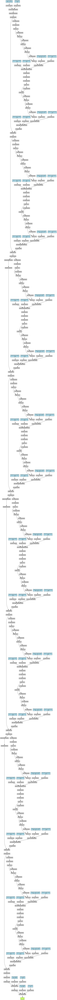
#> input picture JupyterNotebooks/model_graph.png, 57 x 1000 px, shrunk from 711 x 12399 before the run, given as the content of the folder /Users/karan/MTData/Synthetic/Control, which was not available
$ jupyter execute --allow-errors 'Data Exploration.ipynb'   (text cells are left out)
#> lines starting #> are read from the running program, lines starting #| are printed output that depends on the picture; pictures that were not available may be replaced by others from this repository, and a replacement may not be noted
[cell 1]
import os

def get_unique_filetypes(directory):
#> called with directory = './'
    filetypes = set()

    # Walk through the directory
    for root, _, files in os.walk(directory):
        for file in files:
            # Get the file extension and add it to the set
            _, extension = os.path.splitext(file)
            filetypes.add(extension.lower())

    return filetypes

# Example usage
directory_path = './'
unique_filetypes = get_unique_filetypes(directory_path)

print("Unique file types:")
for filetype in unique_filetypes:
    print(filetype if filetype else "No extension")

[cell 2]
import os
import numpy as np
from PIL import Image
import tifffile as tiff

def get_image_dimensions(directory):
    dimensions = set()

    # Walk through the directory
    for root, _, files in os.walk(directory):
        for file in files:
            if file.lower().endswith('.png'):
                file_path = os.path.join(root, file)
                try:
                    with Image.open(file_path) as img:
                        array = np.array(img)
                        dimensions.add(array.shape)

                except Exception as e:
                    print(f"Could not process file {file_path}: {e}")

            elif file.lower().endswith(('.tif', '.tiff')):
                file_path = os.path.join(root, file)
                try:
                    with tiff.TiffFile(file_path) as img:
                        array = img.asarray()
                        dimensions.add(array.shape)

                except Exception as e:
                    print(f"Could not process file {file_path}: {e}")

    return dimensions

# Example usage
directory_path = './'
unique_dimensions = get_image_dimensions(directory_path)

print("Unique image dimensions:")
for dim in unique_dimensions:
    print(dim)

print("\n2D image dimensions:")
for dim in unique_dimensions:
    print(tuple(filter(lambda x: x >= 30, dim)))

[cell 3]
from typing import Callable

from pathlib import Path
import os

import matplotlib.pyplot as plt

import numpy as np

from PIL import Image
import imageio.v3 as iio
import tifffile

[cell 4]
# [17 lines of commented-out code are left out]

[cell 5]
def load_image_to_np(image_path : Path) -> np.ndarray:
    # Get the file extension
    _, ext = os.path.splitext(image_path)

    # Load image based on file extension
    if ext.lower() in ['.png', '.tif']:
        image_data = iio.imread(image_path)
#> image_data is the input picture: shape (1000, 57, 4); mean R, G, B, A 246, 246.9, 247.2, 254.9
    elif ext.lower() == '.lsm':
        image_data = tifffile.imread(image_path)
    else:
        raise ValueError("Unsupported file format: {}".format(ext))

    return np.array(image_data)

[cell 6]
def get_average_intensity(image_file_path : Path) -> float:
    image_array = load_image_to_np(image_file_path)

    average_intensity = image_array.mean()
#> average_intensity = 248.8

    return average_intensity

def get_max_intensity(image_file_path : Path) -> float:
    image_array = load_image_to_np(image_file_path)

    max_intensity = image_array.max()

    return max_intensity

def get_intensities_of_dir(data_dir : Path, aggregation : Callable) -> np.ndarray:
    file_names = os.listdir(data_dir)

    intensities = np.empty(len(file_names))

    for i, file_name in enumerate(file_names):
        image_file_path = data_dir / file_name
        intensities[i] = get_average_intensity(image_file_path)

    return intensities

base_dir = Path("/Users/karan/MTData/Synthetic")
control_dir = base_dir / 'Control/'
depoly_dir = base_dir / 'Depoly'

print(f"Control has {len(os.listdir(control_dir))} images")
print(f"Depoly has {len(os.listdir(depoly_dir))} images")

average_control_intensities = get_intensities_of_dir(control_dir, get_average_intensity)
average_depoly_intensities = get_intensities_of_dir(depoly_dir, get_average_intensity)

# Plot histograms
plt.hist(average_control_intensities, alpha=0.5, color='blue', label='Control')
plt.hist(average_depoly_intensities, alpha=0.5, color='red', label='Depolymerised')

# Add labels and legend
plt.xlabel('Average Intensity')
plt.ylabel('Frequency')
plt.title('Average Intensities of Images')
plt.legend()

# Show plot
plt.show()
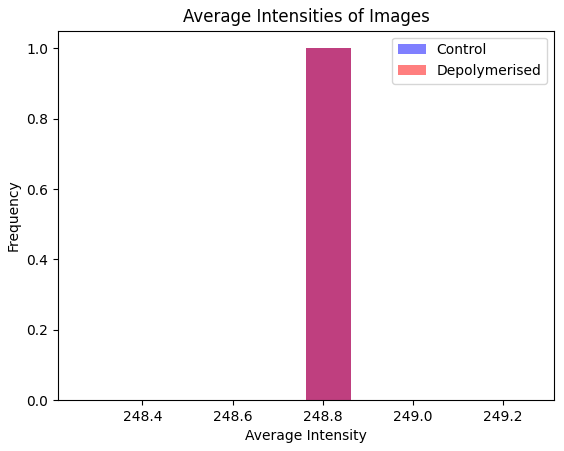
#> figure drawn by matplotlib, 1 panel; tallest bar 1 high, from x = 248.8 to 248.9; tallest bar 1 high, from x = 248.8 to 248.9

max_control_intensities = get_intensities_of_dir(control_dir, get_max_intensity)
max_depoly_intensities = get_intensities_of_dir(depoly_dir, get_max_intensity)

# Plot histograms
plt.hist(max_control_intensities, alpha=0.5, color='blue', label='Control')
plt.hist(max_depoly_intensities, alpha=0.5, color='red', label='Depolymerised')

# Add labels and legend
plt.xlabel('Max Intensity')
plt.ylabel('Frequency')
plt.title('Max Intensities of Images')
plt.legend()

# Show plot
plt.show()
#> figure, not shown here; tallest bar 1 high, from x = 248.8 to 248.9; tallest bar 1 high, from x = 248.8 to 248.9

[cell 7]
image_file_path = Path("/Users/karan/MTData/Oryzalin/2020_07_17/plant 3 root hairs with 20  OZ.lsm")

#> (the rest of this cell did not finish here and is left out)

[cell 8]
import numpy as np
import matplotlib.pyplot as plt

import cv2

import tifffile as tiff

[cell 9]
# Path to your .tif file
tif_file_path = '/Users/karan/MTData/test.tif'
#> tif_file_path = '/Users/karan/MTData/test.tif'

# Load the .tif file
#> (the rest of this cell did not finish here and is left out)


$ run again, on original_hard_truth.png
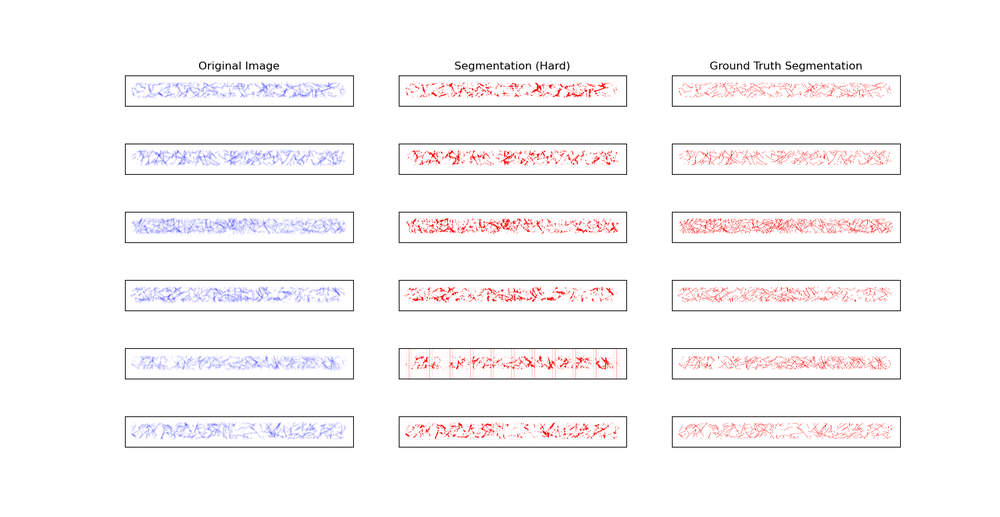
#> input picture original_hard_truth.png, 1000 x 517 px, shrunk from 1512 x 781 before the run, given as the content of the folder /Users/karan/MTData/Synthetic/Control, which was not available
#> in load_image_to_np, image_data is the input picture: shape (517, 1000, 4); mean R, G, B, A 249.6, 246.7, 247.8, 255
#> average_intensity = 249.8
#> `plt.show()`:
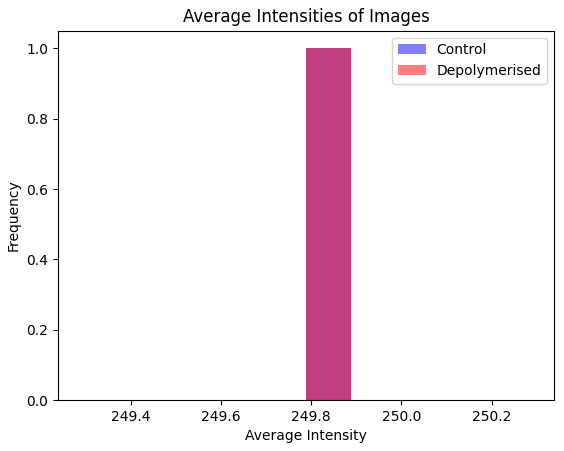
#> figure drawn by matplotlib, 1 panel; tallest bar 1 high, from x = 249.8 to 249.9; tallest bar 1 high, from x = 249.8 to 249.9
#> tif_file_path = '/Users/karan/MTData/test.tif'

$ run again, on unet_model.png
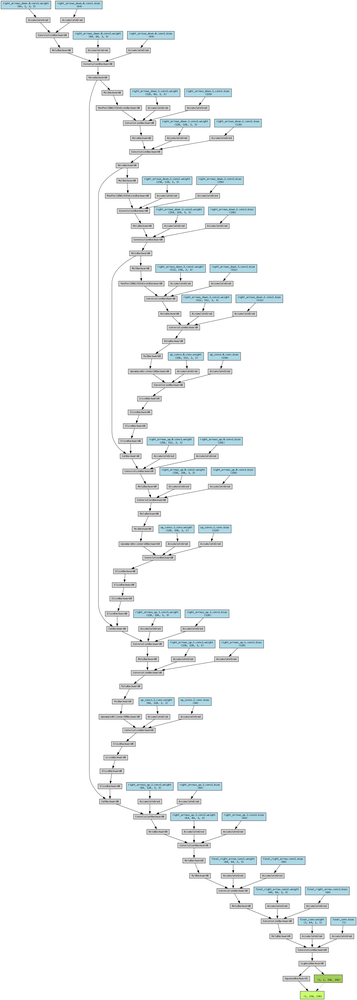
#> input picture unet_model.png, 357 x 1000 px, shrunk from 1536 x 4305 before the run, given as the content of the folder /Users/karan/MTData/Synthetic/Control, which was not available
#> in load_image_to_np, image_data is the input picture: shape (1000, 357, 3); mean R, G, B 246, 247.6, 248
#> average_intensity = 247.2
#> `plt.show()`:
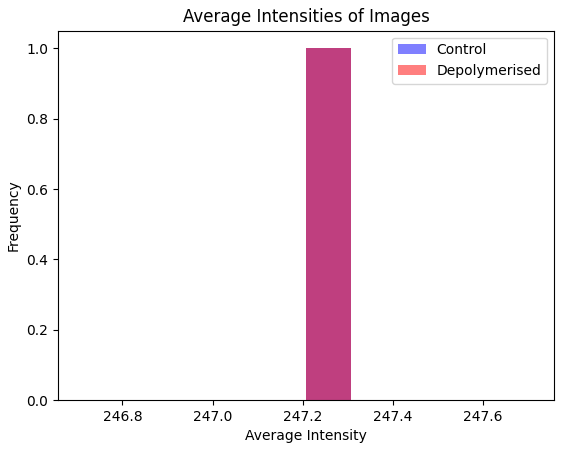
#> figure drawn by matplotlib, 1 panel; tallest bar 1 high, from x = 247.2 to 247.3; tallest bar 1 high, from x = 247.2 to 247.3
#> tif_file_path = '/Users/karan/MTData/test.tif'
